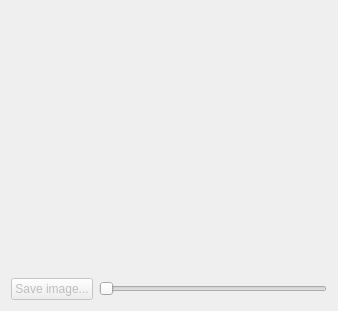
<?xml version="1.0" encoding="UTF-8"?>
<ui version="4.0">
 <class>VideoPlayerWindow</class>
 <widget class="QWidget" name="VideoPlayerWindow">
  <property name="geometry">
   <rect>
    <x>0</x>
    <y>0</y>
    <width>338</width>
    <height>311</height>
   </rect>
  </property>
  <property name="windowTitle">
   <string>Form</string>
  </property>
  <layout class="QVBoxLayout" name="verticalLayout">
   <item>
    <widget class="VideoPlayerWidget" name="videoView" native="true">
     <property name="sizePolicy">
      <sizepolicy hsizetype="Expanding" vsizetype="Expanding">
       <horstretch>0</horstretch>
       <verstretch>0</verstretch>
      </sizepolicy>
     </property>
     <property name="minimumSize">
      <size>
       <width>160</width>
       <height>120</height>
      </size>
     </property>
    </widget>
   </item>
   <item>
    <layout class="QHBoxLayout" name="horizontalLayout">
     <property name="sizeConstraint">
      <enum>QLayout::SetDefaultConstraint</enum>
     </property>
     <item>
      <widget class="QPushButton" name="saveImage_button">
       <property name="enabled">
        <bool>false</bool>
       </property>
       <property name="text">
        <string>Save image...</string>
       </property>
      </widget>
     </item>
     <item>
      <widget class="QSlider" name="videoPosition_slider">
       <property name="orientation">
        <enum>Qt::Horizontal</enum>
       </property>
      </widget>
     </item>
    </layout>
   </item>
  </layout>
 </widget>
 <customwidgets>
  <customwidget>
   <class>VideoPlayerWidget</class>
   <extends>QWidget</extends>
   <header>VideoPlayerWidget_mplayer.h</header>
   <container>1</container>
  </customwidget>
 </customwidgets>
 <resources/>
 <connections/>
</ui>
